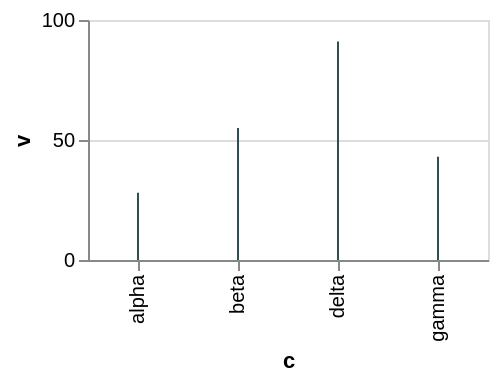

Here is the Vega-Lite specification saved for this chart:
### Vega-Lite specification from a JSON file in a GitHub repository (floating-point values rounded to 4 significant figures)
{"$schema": "https://vega.github.io/schema/vega-lite/v6.json", "width": 200, "height": 120, "data": {"values": [{"c": "alpha", "v": 28, "w": 3, "t": "2024-01-07"}, {"c": "beta", "v": 55, "w": 7, "t": "2024-03-19"}, {"c": "gamma", "v": 43, "w": 5, "t": "2024-06-02"}, {"c": "delta", "v": 91, "w": 9, "t": "2024-09-11"}]}, "mark": {"type": "rule", "color": "darkslategray"}, "encoding": {"x": {"field": "c", "type": "nominal"}, "y": {"field": "v", "type": "quantitative"}}}
